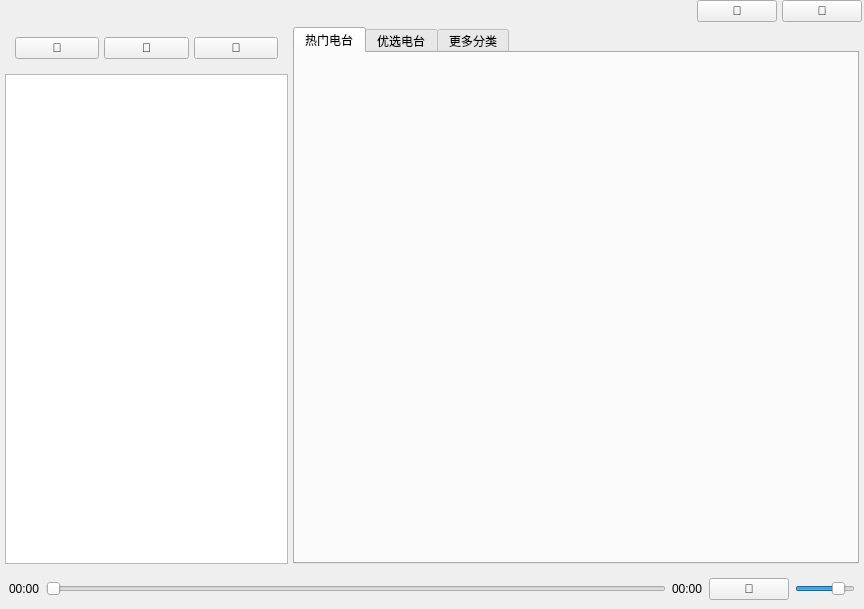
<?xml version="1.0" encoding="UTF-8"?>
<ui version="4.0">
 <class>MainWidget</class>
 <widget class="QWidget" name="MainWidget">
  <property name="geometry">
   <rect>
    <x>0</x>
    <y>0</y>
    <width>864</width>
    <height>609</height>
   </rect>
  </property>
  <property name="windowTitle">
   <string>MainWidget</string>
  </property>
  <property name="windowIcon">
   <iconset resource="../rFiles.qrc">
    <normaloff>:/Resources/svg/logo.svg</normaloff>:/Resources/svg/logo.svg</iconset>
  </property>
  <property name="autoFillBackground">
   <bool>false</bool>
  </property>
  <property name="styleSheet">
   <string notr="true"/>
  </property>
  <layout class="QVBoxLayout" name="verticalLayout" stretch="0,2,0">
   <property name="spacing">
    <number>0</number>
   </property>
   <property name="leftMargin">
    <number>0</number>
   </property>
   <property name="topMargin">
    <number>0</number>
   </property>
   <property name="rightMargin">
    <number>0</number>
   </property>
   <property name="bottomMargin">
    <number>0</number>
   </property>
   <item>
    <widget class="QWidget" name="titleWidget" native="true">
     <property name="mouseTracking">
      <bool>true</bool>
     </property>
     <layout class="QHBoxLayout" name="horizontalLayout">
      <property name="spacing">
       <number>5</number>
      </property>
      <property name="leftMargin">
       <number>2</number>
      </property>
      <property name="topMargin">
       <number>0</number>
      </property>
      <property name="rightMargin">
       <number>2</number>
      </property>
      <property name="bottomMargin">
       <number>0</number>
      </property>
      <item>
       <widget class="QLabel" name="logo">
        <property name="mouseTracking">
         <bool>true</bool>
        </property>
        <property name="text">
         <string/>
        </property>
        <property name="scaledContents">
         <bool>false</bool>
        </property>
        <property name="alignment">
         <set>Qt::AlignCenter</set>
        </property>
       </widget>
      </item>
      <item>
       <widget class="QLabel" name="titleLabel">
        <property name="mouseTracking">
         <bool>true</bool>
        </property>
        <property name="text">
         <string/>
        </property>
       </widget>
      </item>
      <item>
       <spacer name="horizontalSpacer">
        <property name="orientation">
         <enum>Qt::Horizontal</enum>
        </property>
        <property name="sizeHint" stdset="0">
         <size>
          <width>788</width>
          <height>20</height>
         </size>
        </property>
       </spacer>
      </item>
      <item>
       <widget class="QPushButton" name="minBtn">
        <property name="mouseTracking">
         <bool>true</bool>
        </property>
        <property name="text">
         <string></string>
        </property>
       </widget>
      </item>
      <item>
       <widget class="QPushButton" name="closeBtn">
        <property name="mouseTracking">
         <bool>true</bool>
        </property>
        <property name="text">
         <string></string>
        </property>
       </widget>
      </item>
     </layout>
    </widget>
   </item>
   <item>
    <widget class="QWidget" name="centralWidget" native="true">
     <property name="mouseTracking">
      <bool>true</bool>
     </property>
     <layout class="QHBoxLayout" name="horizontalLayout_3" stretch="1,2">
      <property name="spacing">
       <number>5</number>
      </property>
      <property name="leftMargin">
       <number>5</number>
      </property>
      <property name="topMargin">
       <number>5</number>
      </property>
      <property name="rightMargin">
       <number>5</number>
      </property>
      <property name="bottomMargin">
       <number>5</number>
      </property>
      <item>
       <widget class="QWidget" name="leftWidget" native="true">
        <property name="mouseTracking">
         <bool>true</bool>
        </property>
        <property name="styleSheet">
         <string notr="true"/>
        </property>
        <layout class="QVBoxLayout" name="verticalLayout_2" stretch="0,0">
         <property name="spacing">
          <number>5</number>
         </property>
         <property name="leftMargin">
          <number>0</number>
         </property>
         <property name="topMargin">
          <number>0</number>
         </property>
         <property name="rightMargin">
          <number>0</number>
         </property>
         <property name="bottomMargin">
          <number>0</number>
         </property>
         <item>
          <widget class="QWidget" name="controlWidget" native="true">
           <property name="mouseTracking">
            <bool>true</bool>
           </property>
           <property name="autoFillBackground">
            <bool>false</bool>
           </property>
           <layout class="QHBoxLayout" name="horizontalLayout_4">
            <property name="spacing">
             <number>5</number>
            </property>
            <property name="leftMargin">
             <number>10</number>
            </property>
            <property name="topMargin">
             <number>10</number>
            </property>
            <property name="rightMargin">
             <number>10</number>
            </property>
            <property name="bottomMargin">
             <number>10</number>
            </property>
            <item>
             <widget class="QPushButton" name="preBtn">
              <property name="text">
               <string></string>
              </property>
             </widget>
            </item>
            <item>
             <widget class="QPushButton" name="playBtn">
              <property name="styleSheet">
               <string notr="true"/>
              </property>
              <property name="text">
               <string></string>
              </property>
             </widget>
            </item>
            <item>
             <widget class="QPushButton" name="nextBtn">
              <property name="text">
               <string></string>
              </property>
             </widget>
            </item>
           </layout>
          </widget>
         </item>
         <item>
          <widget class="QListView" name="listView">
           <property name="mouseTracking">
            <bool>true</bool>
           </property>
          </widget>
         </item>
        </layout>
       </widget>
      </item>
      <item>
       <widget class="QWidget" name="rightWidget" native="true">
        <property name="mouseTracking">
         <bool>true</bool>
        </property>
        <property name="styleSheet">
         <string notr="true"/>
        </property>
        <layout class="QVBoxLayout" name="verticalLayout_3">
         <property name="spacing">
          <number>0</number>
         </property>
         <property name="leftMargin">
          <number>0</number>
         </property>
         <property name="topMargin">
          <number>0</number>
         </property>
         <property name="rightMargin">
          <number>0</number>
         </property>
         <property name="bottomMargin">
          <number>0</number>
         </property>
         <item>
          <widget class="QTabWidget" name="tabWidget">
           <property name="mouseTracking">
            <bool>true</bool>
           </property>
           <property name="currentIndex">
            <number>0</number>
           </property>
           <widget class="QWidget" name="hotTab">
            <attribute name="title">
             <string>热门电台</string>
            </attribute>
           </widget>
           <widget class="QWidget" name="promoTab">
            <attribute name="title">
             <string>优选电台</string>
            </attribute>
           </widget>
           <widget class="QWidget" name="moreTab">
            <attribute name="title">
             <string>更多分类</string>
            </attribute>
           </widget>
          </widget>
         </item>
        </layout>
       </widget>
      </item>
     </layout>
    </widget>
   </item>
   <item>
    <widget class="QWidget" name="statusWidget" native="true">
     <property name="mouseTracking">
      <bool>true</bool>
     </property>
     <layout class="QHBoxLayout" name="horizontalLayout_2">
      <item>
       <widget class="QLabel" name="timeLabel">
        <property name="text">
         <string>00:00</string>
        </property>
       </widget>
      </item>
      <item>
       <widget class="QSlider" name="timeSlider">
        <property name="orientation">
         <enum>Qt::Horizontal</enum>
        </property>
       </widget>
      </item>
      <item>
       <widget class="QLabel" name="remainingTimeLabel">
        <property name="text">
         <string>00:00</string>
        </property>
       </widget>
      </item>
      <item>
       <widget class="QPushButton" name="soundBtn">
        <property name="text">
         <string></string>
        </property>
       </widget>
      </item>
      <item>
       <widget class="QSlider" name="soundSlider">
        <property name="minimumSize">
         <size>
          <width>60</width>
          <height>0</height>
         </size>
        </property>
        <property name="maximumSize">
         <size>
          <width>60</width>
          <height>16777215</height>
         </size>
        </property>
        <property name="maximum">
         <number>100</number>
        </property>
        <property name="value">
         <number>80</number>
        </property>
        <property name="orientation">
         <enum>Qt::Horizontal</enum>
        </property>
       </widget>
      </item>
     </layout>
    </widget>
   </item>
  </layout>
 </widget>
 <resources>
  <include location="../rFiles.qrc"/>
 </resources>
 <connections>
  <connection>
   <sender>minBtn</sender>
   <signal>clicked()</signal>
   <receiver>MainWidget</receiver>
   <slot>showMinimized()</slot>
   <hints>
    <hint type="sourcelabel">
     <x>434</x>
     <y>23</y>
    </hint>
    <hint type="destinationlabel">
     <x>280</x>
     <y>186</y>
    </hint>
   </hints>
  </connection>
  <connection>
   <sender>closeBtn</sender>
   <signal>clicked()</signal>
   <receiver>MainWidget</receiver>
   <slot>close()</slot>
   <hints>
    <hint type="sourcelabel">
     <x>528</x>
     <y>23</y>
    </hint>
    <hint type="destinationlabel">
     <x>280</x>
     <y>186</y>
    </hint>
   </hints>
  </connection>
 </connections>
</ui>
